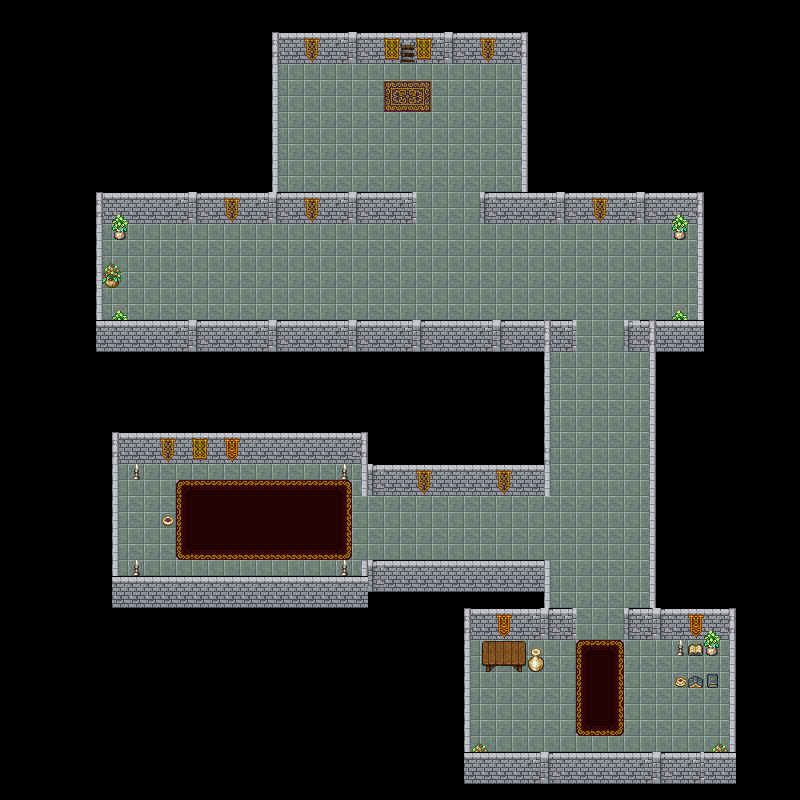

The image is a tile-based game level rendered from a .tmx file. Its description and source (layers, tilesets, objects; grid data summarised) follow:
An orthogonal 50x50 tile map with 16x16 px tiles, 3 tile layers (Ground, Walls, Details), 1 hidden layer not drawn and 70 objects (50x wall, 7x 2, 6x 1, 4x battle, palace_first, ...).

<map version="1.2" tiledversion="1.2.1" orientation="orthogonal" renderorder="right-down" width="50" height="50" tilewidth="16" tileheight="16" infinite="0" nextlayerid="10" nextobjectid="79">
 <tileset firstgid="1" name="palace" tilewidth="16" tileheight="16" tilecount="132" columns="11">
  <image source="../art/tile_source/rpg indoor tileset expansion 1 trans.png" width="176" height="192" />
 </tileset>
 <layer id="5" name="Background" width="50" height="50" visible="0">
  <data>[2500 cells, 0 non-empty, 0 distinct tile ids]</data>
 </layer>
 <layer id="2" name="Ground" width="50" height="50">
  <data>[2500 cells, 775 non-empty, 4 distinct tile ids]</data>
 </layer>
 <layer id="3" name="Walls" width="50" height="50">
  <data>[2500 cells, 430 non-empty, 22 distinct tile ids]</data>
 </layer>
 <layer id="4" name="Details" width="50" height="50">
  <data>[2500 cells, 159 non-empty, 56 distinct tile ids]</data>
 </layer>
 <objectgroup id="8" name="Items">
  <object id="59" name="hp" type="2" x="144" y="240" width="15.75" height="15.75">
   <properties>
    <property name="state" value="notTaken" />
   </properties>
  </object>
  <object id="60" name="hp" type="2" x="144" y="288" width="15.75" height="15.75">
   <properties>
    <property name="state" value="notTaken" />
   </properties>
  </object>
  <object id="61" name="hp" type="1" x="672" y="256" width="15.75" height="15.75">
   <properties>
    <property name="state" value="notTaken" />
   </properties>
  </object>
  <object id="62" name="hp" type="1" x="672" y="272" width="15.75" height="15.75">
   <properties>
    <property name="state" value="notTaken" />
   </properties>
  </object>
  <object id="63" name="hp" type="1" x="160" y="240" width="15.75" height="15.75">
   <properties>
    <property name="state" value="notTaken" />
   </properties>
  </object>
  <object id="64" name="hp" type="2" x="496" y="704" width="15.75" height="15.75">
   <properties>
    <property name="state" value="notTaken" />
   </properties>
  </object>
  <object id="65" name="hp" type="2" x="512" y="704" width="15.75" height="15.75">
   <properties>
    <property name="state" value="notTaken" />
   </properties>
  </object>
  <object id="66" name="hp" type="2" x="496" y="720" width="15.75" height="15.75">
   <properties>
    <property name="state" value="notTaken" />
   </properties>
  </object>
  <object id="67" name="hp" type="1" x="512" y="720" width="15.75" height="15.75">
   <properties>
    <property name="state" value="notTaken" />
   </properties>
  </object>
  <object id="68" name="hp" type="1" x="704" y="704" width="15.75" height="15.75">
   <properties>
    <property name="state" value="notTaken" />
   </properties>
  </object>
  <object id="69" name="hp" type="1" x="704" y="720" width="15.75" height="15.75">
   <properties>
    <property name="state" value="notTaken" />
   </properties>
  </object>
  <object id="70" name="hp" type="2" x="400" y="496" width="15.75" height="15.75">
   <properties>
    <property name="state" value="notTaken" />
   </properties>
  </object>
  <object id="71" name="hp" type="2" x="384" y="496" width="15.75" height="15.75">
   <properties>
    <property name="state" value="notTaken" />
   </properties>
  </object>
 </objectgroup>
 <objectgroup id="9" name="Points">
  <object id="72" name="dialogo" type="palace_first" x="368" y="64" width="80.5" height="63">
   <properties>
    <property name="texto" value="unread" />
   </properties>
  </object>
  <object id="74" name="battle" x="268" y="32" width="266.667" height="173.333" />
  <object id="76" name="battle" x="90.6665" y="196" width="614.667" height="133.333" />
  <object id="77" name="battle" x="539.333" y="330.667" width="116" height="274.666" />
  <object id="78" name="battle" x="196.667" y="437.334" width="354.667" height="166.666" />
 </objectgroup>
 <objectgroup id="6" name="Walls">
  <object id="1" name="wall" x="272" y="57.5" width="254" height="6" />
  <object id="5" name="wall" x="272" y="192.5" width="144" height="6" />
  <object id="6" name="wall" x="479.5" y="192.5" width="47.5" height="6" />
  <object id="7" name="wall" x="97.25" y="320.5" width="478.5" height="6" />
  <object id="8" name="wall" x="623.75" y="319.5" width="79.5" height="6" />
  <object id="9" name="wall" x="464.25" y="633" width="111" height="6" />
  <object id="10" name="wall" x="623.5" y="633" width="111" height="6" />
  <object id="11" name="wall" x="465" y="751.5" width="270" height="6" />
  <object id="12" name="wall" x="543" y="608" width="33" height="6" />
  <object id="13" name="wall" x="623.5" y="608.5" width="33" height="6" />
  <object id="14" name="wall" x="362.5" y="560.5" width="186.5" height="6" />
  <object id="15" name="wall" x="362.25" y="489.5" width="186.5" height="6" />
  <object id="16" name="wall" x="111.75" y="576" width="255" height="6" />
  <object id="17" name="wall" x="111" y="456" width="255" height="6" />
  <object id="18" name="wall" x="272.138" y="199.661" width="141.132" height="6" rotation="269.441" />
  <object id="19" name="wall" x="520.934" y="199" width="141.132" height="6" rotation="269.441" />
  <object id="20" name="wall" x="697.861" y="326.525" width="133.657" height="6" rotation="269.441" />
  <object id="21" name="wall" x="97.6715" y="327" width="111.021" height="6" rotation="269.441" />
  <object id="22" name="wall" x="97.25" y="218" width="318" height="6" />
  <object id="23" name="wall" x="478.5" y="217.5" width="224.5" height="6" />
  <object id="24" name="wall" x="478.669" y="223.769" width="30.921" height="6" rotation="269.441" />
  <object id="25" name="wall" x="409.591" y="224.005" width="30.8033" height="6" rotation="269.441" />
  <object id="26" name="wall" x="570.089" y="352.255" width="30.5533" height="6" rotation="269.441" />
  <object id="27" name="wall" x="623.594" y="351.757" width="31.0558" height="6" rotation="269.441" />
  <object id="28" name="wall" x="544.365" y="495.785" width="149.418" height="6" rotation="269.441" />
  <object id="29" name="wall" x="543.75" y="346" width="32.25" height="6" />
  <object id="30" name="wall" x="624.25" y="345.5" width="30.5" height="6" />
  <object id="31" name="wall" x="650.051" y="613.96" width="267.126" height="6" rotation="269.441" />
  <object id="32" name="wall" x="544.811" y="614.513" width="53.312" height="6" rotation="269.441" />
  <object id="33" name="wall" x="570.601" y="639.5" width="31.7984" height="6" rotation="269.441" />
  <object id="34" name="wall" x="623.101" y="642" width="31.7984" height="6" rotation="269.441" />
  <object id="35" name="wall" x="463.937" y="758" width="124.972" height="6" rotation="269.441" />
  <object id="36" name="wall" x="730.014" y="758" width="124.972" height="6" rotation="269.441" />
  <object id="37" name="wall" x="360.693" y="495.57" width="37.881" height="6" rotation="269.441" />
  <object id="38" name="wall" x="362.067" y="582.5" width="21.4293" height="6" rotation="269.441" />
  <object id="39" name="wall" x="113.046" y="582.464" width="125.279" height="6" rotation="269.441" />
  <object id="40" name="wall" x="673.845" y="689.559" width="17.1235" height="61.5059" rotation="269.441" />
  <object id="41" name="wall" x="463.907" y="674.043" width="40.0297" height="80.9232" rotation="269.441" />
  <object id="42" name="wall" x="463.82" y="759.062" width="17.7811" height="25.7014" rotation="269.441" />
  <object id="43" name="wall" x="710.31" y="760.395" width="19.0428" height="25.7502" rotation="269.441" />
  <object id="44" name="wall" x="672.474" y="327.457" width="23.0524" height="32.0865" rotation="269.441" />
  <object id="45" name="wall" x="671.488" y="240.961" width="24.5572" height="32.5718" rotation="269.441" />
  </objectgroup>
 <objectgroup id="7" name="Locations">
  <!-- 2 objects omitted --></objectgroup>
</map>
<!-- 10 of 70 objects omitted -->
